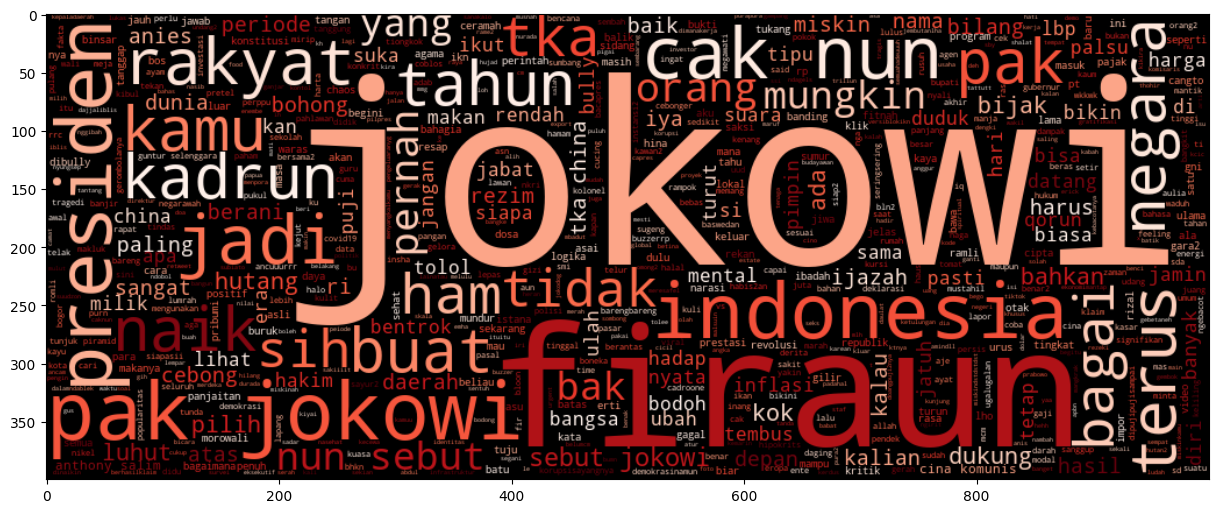

Write Python code to recreate this figure.
import mysql.connector
import os
import pandas as pd
from wordcloud import WordCloud
import matplotlib.pyplot as plt

# os.remove("wordcloud_negatif.png")

mydb = mysql.connector.connect(
  host="localhost",
  user="root",
  passwd="",
  database="social_media"
)

text = []
sentiment = []

mycursor = mydb.cursor()

mycursor.execute("SELECT * FROM Tweet2 where sentiment != 2")
myresult = mycursor.fetchall()

for tweet in myresult:
    text.append(tweet[3])
    sentiment.append(tweet[4])

# print(sentiment)

dict = {'text': text, 'sentiment':sentiment}
df = pd.DataFrame(dict)
df

plt.figure(figsize = (15,15))
wc = WordCloud(width = 1000 , height = 400 , max_words = 3000, colormap='Reds').generate(" ".join(df[df.sentiment == 0].text))
# plt.tight_layout(pad=0)
plt.imshow(wc , interpolation = 'bilinear')
plt.savefig('wordcloud_negatif.png',bbox_inches='tight')

